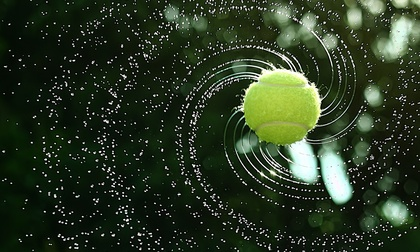
%> input picture Week1/train/Tennis-ball.jpg, 420 x 252 px, shrunk from 1170 x 701 before the run
$ octave --eval "result = detectBall(imread('train/Tennis-ball.jpg'));"   (GNU Octave 9; MATLAB toolbox functions it lacks are replaced by stand-ins)
%> lines starting %> are read from the running program, lines starting %| are printed output that depends on the picture; in (x1, y1, x2, y2) boxes, pixels count from 0 and x2, y2 are one past the last pixel; in counts of white or black regions, pixels touching at a corner belong together; the program's own positions count from 1
% Robotics: Estimation and Learning
% WEEK 1
%
% Complete this function following the instruction.
function [segI, loc] = detectBall(I)


%%%%%%%%%%%%%%%%%%%%%%%%%%%%%%%%%%%%%%%%%%
% [8 lines of commented-out code are left out]
mu = [149.7479  144.8709   60.7774];


sig = [236.8499  155.4809 -254.8909;
  155.4809  151.4019 -195.2083;
 -254.8909 -195.2083  425.0172];
thre=.0000046;

%%%%%%%%%%%%%%%%%%%%%%%%%%%%%%%%%%%%%%%%%%
% Find ball-color pixels using your model
%


yellowballimage =I;
%> yellowballimage is the input picture: size 252x420x3 uint8; mean R, G, B 42.6, 56.2, 35

[imageheight,imagewidth,imagedim]=size(yellowballimage);
%> imageheight = 252; imagewidth = 420; imagedim = 3

R = I(:,:,1);
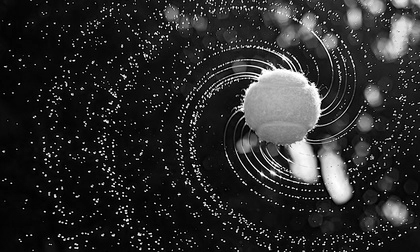
%> R: size 252x420 uint8; min 0, max 255, mean 42.6
G = I(:,:,2);
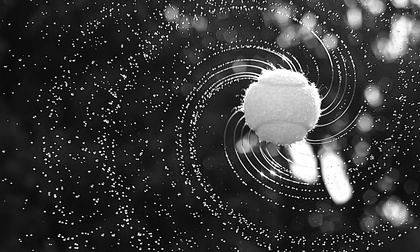
%> G: size 252x420 uint8; min 0, max 255, mean 56.2
B = I(:,:,3);
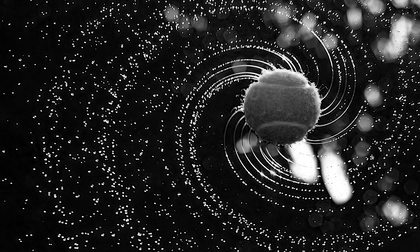
%> B: size 252x420 uint8; min 0, max 255, mean 35


mask =zeros(imageheight,imagewidth);

for i =1:imageheight
    for j=1:imagewidth


        leftterm=1/sqrt(((2*pi)^3)*det(sig));


        rvalue=R(i,j);
        gvalue=G(i,j);
        bvalue=B(i,j);

        x=[rvalue gvalue bvalue];

        xdiff=double(x)-mu;
        xdifft=xdiff';
        sigmainv = sig^-1;

        rightterm=exp(-.5*xdiff*sigmainv*xdifft);


        probability=leftterm*rightterm;


        if(probability>thre)
            mask(i,j)=1;
        end


    end
end
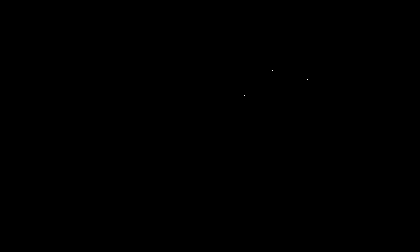
%> mask: size 252x420 double; values 0 (black) and 1 (white), 0% white in thin lines or dots, all inside (x1, y1, x2, y2) = (244, 70, 308, 96)


%%%%%%%%%%%%%%%%%%%%%%%%%%%%%%%%%%%%%%%%%%
% Do more processing to segment out the right cluster of pixels.
% You may use the following functions.
%   bwconncomp
%   regionprops

   ballmask = zeros(imageheight,imagewidth);


   connectivity = bwconncomp(mask);
%> connectivity = 3 connected components
   numOfPixels = cellfun(@numel, connectivity.PixelIdxList);
%> numOfPixels = [1 1 1]
   [biggest,indexOfMax] = max(numOfPixels);
%> biggest = 1; indexOfMax = 1
   ballmask(connectivity.PixelIdxList{indexOfMax}) = 1;
%> ballmask: size 252x420 double; values 0 (black) and 1 (white), 0% white in thin lines or dots, all inside (x1, y1, x2, y2) = (244, 95, 245, 96)

   fillball= imfill(ballmask,'holes');


   centroid=regionprops(fillball,'Centroid');
%> centroid = 1 region; Centroid: [245 96]
   centroid=centroid.Centroid;
%> centroid = [245 96]


 figure(2);
imshow(fillball)
hold on
plot(centroid(:,1),centroid(:,2), 'b*')
hold off


%%%%%%%%%%%%%%%%%%%%%%%%%%%%%%%%%%%%%%%%%%
% Compute the location of the ball center
%

segI = fillball;
 loc = centroid;
%> loc = [245 96]

end
